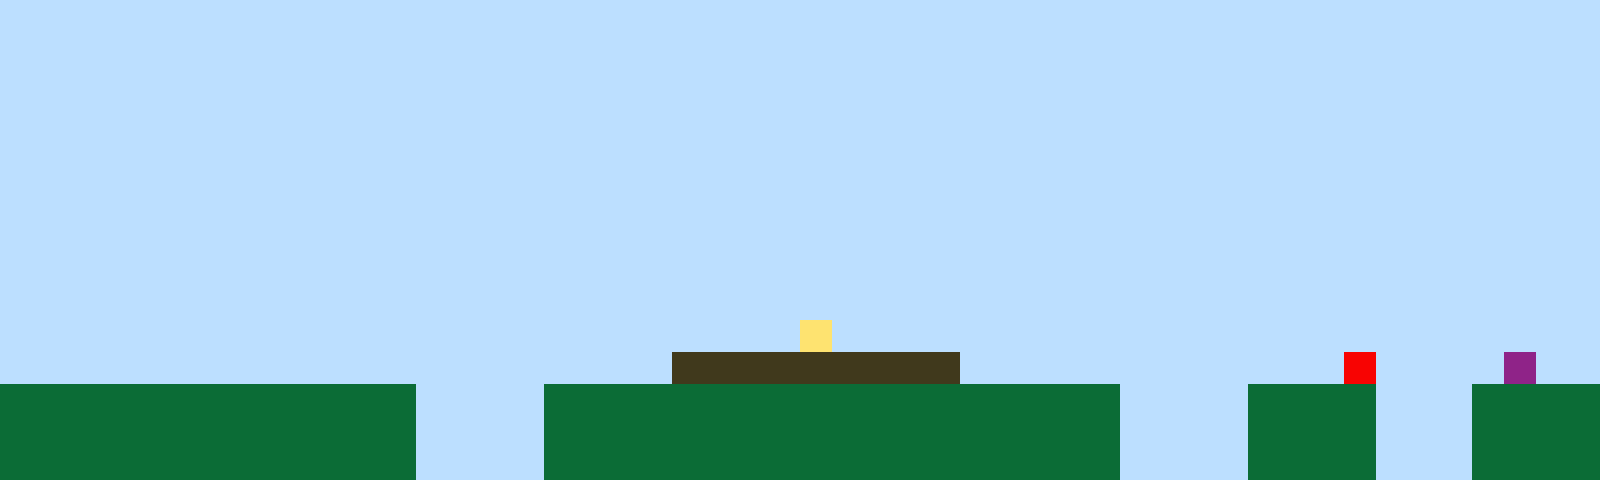

This is a level from a 2D game, rendered from its Tiled map with the project's own tilesets. A one-line summary and the complete map file follow:
An orthogonal 50x15 tile map with 32x32 px tiles, 1 tile layer (Tile Layer 1).

<map version="1.10" tiledversion="1.11.2" orientation="orthogonal" renderorder="right-up" width="50" height="15" tilewidth="32" tileheight="32" infinite="0" nextlayerid="2" nextobjectid="1"><editorsettings><export target="map1.csv" format="csv" /></editorsettings><tileset firstgid="1" name="sprites" tilewidth="32" tileheight="32" tilecount="6" columns="3"><image source="sprites.png" width="96" height="64" /></tileset><layer id="1" name="Tile Layer 1" width="50" height="15"><data encoding="csv">1,1,1,1,1,1,1,1,1,1,1,1,1,1,1,1,1,1,1,1,1,1,1,1,1,1,1,1,1,1,1,1,1,1,1,1,1,1,1,1,1,1,1,1,1,1,1,1,1,1,1,1,1,1,1,1,1,1,1,1,1,1,1,1,1,1,1,1,1,1,1,1,1,1,1,1,1,1,1,1,1,1,1,1,1,1,1,1,1,1,1,1,1,1,1,1,1,1,1,1,1,1,1,1,1,1,1,1,1,1,1,1,1,1,1,1,1,1,1,1,1,1,1,1,1,1,1,1,1,1,1,1,1,1,1,1,1,1,1,1,1,1,1,1,1,1,1,1,1,1,1,1,1,1,1,1,1,1,1,1,1,1,1,1,1,1,1,1,1,1,1,1,1,1,1,1,1,1,1,1,1,1,1,1,1,1,1,1,1,1,1,1,1,1,1,1,1,1,1,1,1,1,1,1,1,1,1,1,1,1,1,1,1,1,1,1,1,1,1,1,1,1,1,1,1,1,1,1,1,1,1,1,1,1,1,1,1,1,1,1,1,1,1,1,1,1,1,1,1,1,1,1,1,1,1,1,1,1,1,1,1,1,1,1,1,1,1,1,1,1,1,1,1,1,1,1,1,1,1,1,1,1,1,1,1,1,1,1,1,1,1,1,1,1,1,1,1,1,1,1,1,1,1,1,1,1,1,1,1,1,1,1,1,1,1,1,1,1,1,1,1,1,1,1,1,1,1,1,1,1,1,1,1,1,1,1,1,1,1,1,1,1,1,1,1,1,1,1,1,1,1,1,1,1,1,1,1,1,1,1,1,1,1,1,1,1,1,1,1,1,1,1,1,1,1,1,1,1,1,1,1,1,1,1,1,1,1,1,1,1,1,1,1,1,1,1,1,1,1,1,1,1,1,1,1,1,1,1,1,1,1,1,1,1,1,1,1,1,1,1,1,1,1,1,1,1,1,1,1,1,1,1,1,1,1,1,1,1,1,1,1,1,1,1,1,1,1,1,1,1,1,1,1,1,1,1,1,1,1,1,1,1,1,1,1,1,1,1,1,1,1,1,1,1,1,1,1,1,1,1,1,1,1,1,1,1,1,1,1,1,1,1,1,1,1,1,1,1,1,1,1,1,1,1,1,1,1,1,1,1,1,1,1,1,1,1,1,1,1,1,1,1,1,1,1,4,1,1,1,1,1,1,1,1,1,1,1,1,1,1,1,1,1,1,1,1,1,1,1,1,1,1,1,1,1,1,1,1,1,1,1,1,1,1,1,1,1,1,1,1,1,3,3,3,3,3,3,3,3,3,1,1,1,1,1,1,1,1,1,1,1,1,5,1,1,1,1,6,1,1,2,2,2,2,2,2,2,2,2,2,2,2,2,1,1,1,1,2,2,2,2,2,2,2,2,2,2,2,2,2,2,2,2,2,2,1,1,1,1,2,2,2,2,1,1,1,2,2,2,2,2,2,2,2,2,2,2,2,2,2,2,2,2,1,1,1,1,2,2,2,2,2,2,2,2,2,2,2,2,2,2,2,2,2,2,1,1,1,1,2,2,2,2,1,1,1,2,2,2,2,2,2,2,2,2,2,2,2,2,2,2,2,2,1,1,1,1,2,2,2,2,2,2,2,2,2,2,2,2,2,2,2,2,2,2,1,1,1,1,2,2,2,2,1,1,1,2,2,2,2</data></layer></map>
